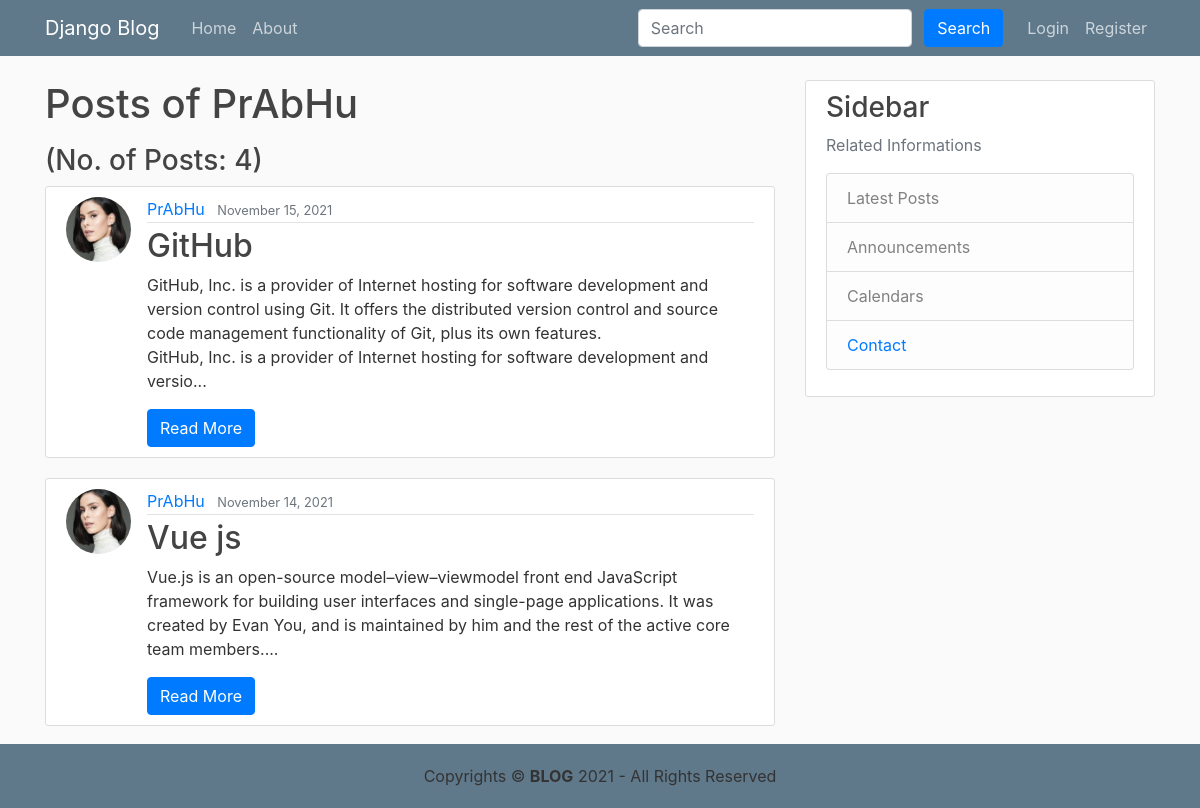
Screenshot of /user/PrAbHu with the database file from the repository.
### blog/models.py (models this page shows, shortened)
class Post(models.Model):
    title = models.CharField(max_length=100)
    content = models.TextField()
    date_posted = models.DateTimeField(default=timezone.now)
    author = models.ForeignKey(User, on_delete=models.CASCADE)

### users/models.py (models this page shows, shortened)
class Profile(models.Model):
    user = models.OneToOneField(User, on_delete=models.CASCADE)
    image = models.ImageField(default='default.png', upload_to='profile_pics')

### blog/views.py (the view)
# urls.py: path('user/<str:username>', UserPostListView.as_view(), name='user-posts'),
class UserPostListView(ListView):
    model = Post
    template_name = 'blog/user_posts.html'
    context_object_name = 'posts'
    paginate_by = 2
    def get_queryset(self):
        user = get_object_or_404(User, username=self.kwargs.get('username'))
        return Post.objects.filter(author=user).order_by('-date_posted')

### blog/templates/blog/user_posts.html (shortened to what this page needs)
{% extends "blog/base.html" %}
{% block content %}
    <h1 class="mb-3">Posts of {{ view.kwargs.username }}</h1>
    <h3>(No. of Posts: {{ page_obj.paginator.count }})</h3>
    {% for post in posts %}
        <article class="media content-section">
          <img class="rounded-circle article-img" src="{{ post.author.profile.image.url }}">
          <div class="media-body">
            <div class="article-metadata">
              <a class="mr-2" href="{% url 'user-posts' post.author.username %}">{{ post.author }}</a>
              <small class="text-muted">{{ post.date_posted|date:"F d, Y" }}</small>
            </div>
            <h2><a class="article-title" href="{% url 'post-detail' post.id %}">{{ post.title }}</a></h2>
            <p class="article-content">{{ post.content|slice:"0:300"}}...</p>
            <a href="{% url 'post-detail' post.id %}" role="button" class="btn btn-primary">Read More</a>
          </div>
        </article>
    {% endfor %}
    {% if is_paginated %}
      {% for num in page_obj.paginator.page_range %}
        {% if page_obj.number == num %}
          <a class="btn btn-info mb-4" href="?page={{ num }}">{{ num }}</a>
        {% elif num > page_obj.number|add:'-3' and num < page_obj.number|add:'3' %}
          <a class="btn btn-outline-info mb-4" href="?page={{ num }}">{{ num }}</a>
        {% endif %}
      {% endfor %}
      {% if page_obj.has_next %}
        <a class="btn btn-outline-info mb-4" href="?page={{ page_obj.next_page_number }}">Next</a>
        <a class="btn btn-outline-info mb-4" href="?page={{ page_obj.paginator.num_pages }}">Last</a>
      {% endif %}
    {% endif %}
{% endblock content %}

### blog/static/blog/main.css (style rules this page uses)
body { background: #fafafa; color: #333333; margin-top: 5rem; }
h1, h2, h3, h4, h5, h6 { color: #444444; }
.content-section { background: #ffffff; padding: 10px 20px; border: 1px solid #dddddd; border-radius: 3px; margin-bottom: 20px; }
.article-title { color: #444444; }
.article-content { white-space: pre-line; }
.article-img { height: 65px; width: 65px; margin-right: 16px; }
.article-metadata { padding-bottom: 1px; margin-bottom: 4px; border-bottom: 1px solid #e3e3e3 }

### rows the page displays
Post: author.profile.image (picture), author "PrAbHu", date_posted "November 15, 2021", title "GitHub", content "GitHub, Inc. is a provider of Internet hosting for software development and version control using Git. It offers the distributed version control and source code management functionality of Git, plus its own features. GitHub, Inc. is a provider of Internet hosting for software development and versio"
Post: author.profile.image (picture), author "PrAbHu", date_posted "November 14, 2021", title "Vue js", content "Vue.js is an open-source model–view–viewmodel front end JavaScript framework for building user interfaces and single-page applications. It was created by Evan You, and is maintained by him and the rest of the active core team members."

### other values shown
{{ view.kwargs.username }} "PrAbHu"
{{ page_obj.paginator.count }} "4"
